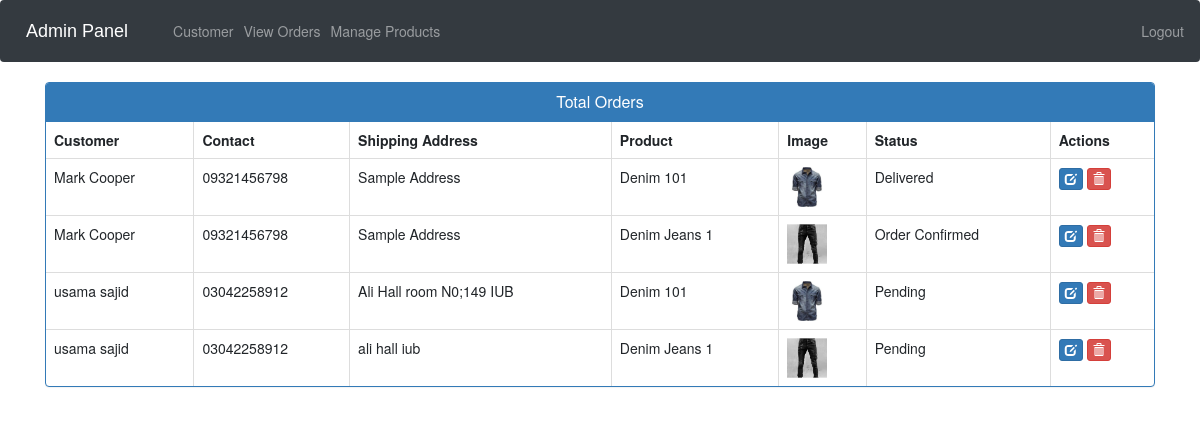
The page /admin-view-booking (signed in) on the database its author committed.
### ecom/models.py (models this page shows, shortened)
class Customer(models.Model):
    user=models.OneToOneField(User,on_delete=models.CASCADE)
    profile_pic= models.ImageField(upload_to='profile_pic/CustomerProfilePic/',null=True,blank=True)
    address = models.CharField(max_length=40)
    mobile = models.CharField(max_length=20,null=False)
    @property
    def get_name(self):
        return self.user.first_name+" "+self.user.last_name

class Orders(models.Model):
    STATUS =(
        ('Pending','Pending'),
        ('Order Confirmed','Order Confirmed'),
        ('Out for Delivery','Out for Delivery'),
        ('Delivered','Delivered'),
    )
    customer=models.ForeignKey('Customer', on_delete=models.CASCADE,null=True)
    product=models.ForeignKey('Product',on_delete=models.CASCADE,null=True)
    email = models.CharField(max_length=50,null=True)
    address = models.CharField(max_length=500,null=True)
    mobile = models.CharField(max_length=20,null=True)
    order_date= models.DateField(auto_now_add=True,null=True)
    status=models.CharField(max_length=50,null=True,choices=STATUS)

class Product(models.Model):
    name=models.CharField(max_length=40)
    product_image= models.ImageField(upload_to='product_image/',null=True,blank=True)
    price = models.PositiveIntegerField()
    description=models.CharField(max_length=40)

### ecom/views.py (the view)
# urls.py: path('admin-view-booking', views.admin_view_booking_view,name='admin-view-booking'),
@login_required(login_url='adminlogin')
def admin_view_booking_view(request):
    orders=models.Orders.objects.all()
    ordered_products=[]
    ordered_bys=[]
    for order in orders:
        ordered_product=models.Product.objects.all().filter(id=order.product.id)
        ordered_by=models.Customer.objects.all().filter(id = order.customer.id)
        ordered_products.append(ordered_product)
        ordered_bys.append(ordered_by)
    return render(request,'ecom/admin_view_booking.html',{'data':zip(ordered_products,ordered_bys,orders)})

### templates/ecom/admin_view_booking.html (shortened to what this page needs)
{% extends 'ecom/admin_base.html' %}
{% load static %}
{% block content %}
<head>
  <link href="//netdna.bootstrapcdn.com/bootstrap/3.0.0/css/bootstrap.min.css" rel="stylesheet" id="bootstrap-css">
</head>
<div class="container">
  <div class="panel panel-primary">
    <div class="panel-heading">
      <h6 class="panel-title">Total Orders</h6>
    </div>
    <table class="table table-hover table-bordered" id="dev-table">
      <thead>
        <tr>
          <th>Customer</th>
          <th>Contact</th>
          <th>Shipping Address</th>
          <th>Product</th>
          <th>Image</th>
          <th>Status</th>
          <th>Actions</th>
        </tr>
      </thead>
      {% for product,customer,order in data %}
      <tr>
        {% for c in customer %}
        <td> {{c.get_name}}</td>
        <td>{{c.mobile}}</td>
        <td>{{order.address}}</td>
        {% endfor %}
        {% for p in product %}
        <td> {{p.name}}</td>
        <td> <img src="{% static p.product_image.url %}" alt="Profile Pic" height="40px" width="40px" /></td>
        <td>{{order.status}}</td>
        <td><a class="btn btn-primary btn-xs" href="{% url 'update-order' order.id  %}"><span class="glyphicon glyphicon-edit"></span></a>
        <a class="btn btn-danger btn-xs" href="{% url 'delete-order' order.id  %}"><span class="glyphicon glyphicon-trash"></span></a></td>
        {% endfor %}
      </tr>
      {% endfor %}
    </table>
  </div>
</div>
{% endblock content %}

### templates/ecom/admin_view_booking.html (style rules this page uses)
a:link { text-decoration: none; }
h6 { text-align: center; }

### rows shown on the page
Orders: address "Sample Address", status "Delivered"
Customer: get_name "Mark Cooper", mobile "09321456798"
Product: name "Denim 101", product_image (picture)
Orders: address "Sample Address", status "Order Confirmed"
Product: name "Denim Jeans 1", product_image (picture)
Orders: address "Ali Hall room N0;149 IUB", status "Pending"
Customer: get_name "usama sajid", mobile "03042258912"
Orders: address "ali hall iub", status "Pending"
